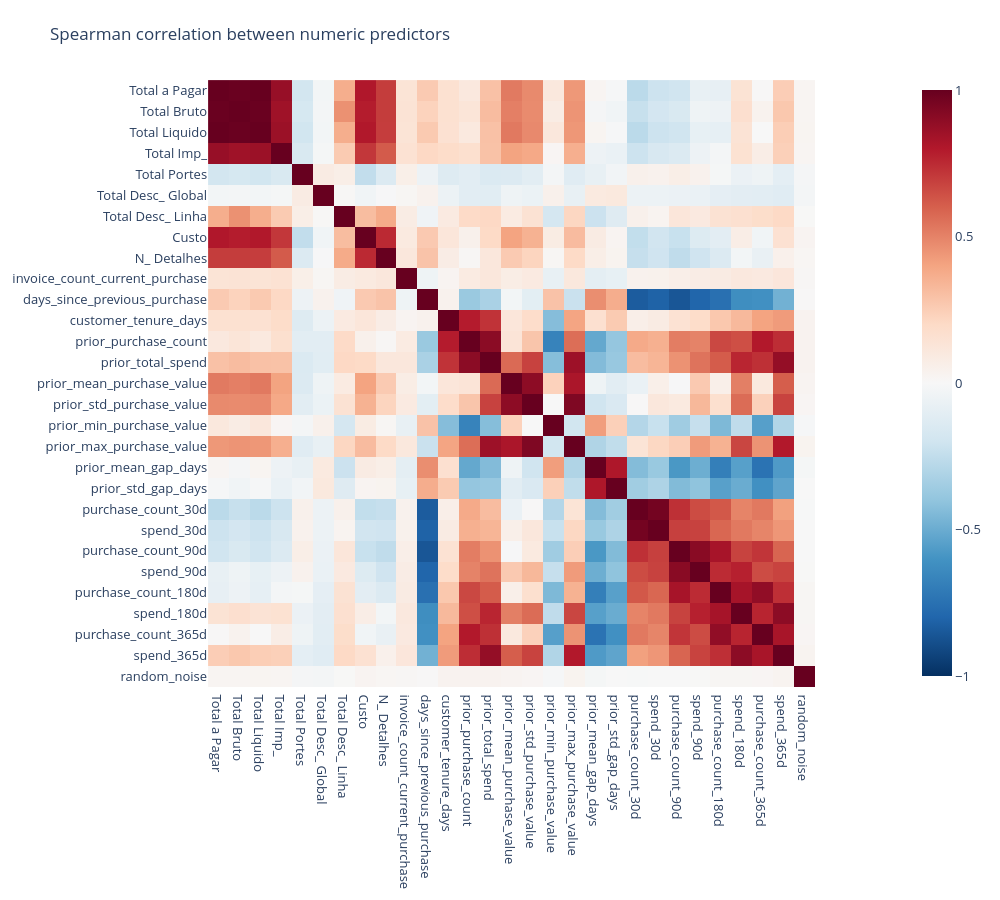

Notebook code for this chart:
### Markdown cell above
## 5. Which original numeric predictors are strongly correlated?

We use Spearman correlation to identify predictors with similar or opposite rankings. Pairs with an absolute correlation above 0.90 may contain overlapping information.

For these pairs, we compare validation performance using both predictors and using each one separately. This helps us decide whether a smaller feature set preserves performance.

### Code cell
corr_matrix = df[num_cols].corr(method="spearman")
fig = px.imshow(corr_matrix, color_continuous_scale="RdBu_r", zmin=-1, zmax=1, aspect="equal")
fig.update_layout(title="Spearman correlation between numeric predictors", height=900, width=1000)
fig.show()

pairs = corr_matrix.where(np.triu(np.ones(corr_matrix.shape, dtype=bool), k=1)).stack()
print("Pairs with |rho| > 0.9:")
print(pairs[pairs.abs() > 0.9].sort_values(ascending=False).round(3).to_string())

### Figure 1 — Plotly figure (JSON) as saved in the notebook; plotly's stock layout.template omitted (floating-point values rounded to 4 significant figures; data arrays with more than 128 entries replaced by an {"elided": "..."} marker saying what was removed)
{"data": [{"coloraxis": "coloraxis", "hovertemplate": "x: %{x}<br>y: %{y}<br>color: %{z}<extra></extra>", "name": "0", "type": "heatmap", "x": ["Total a Pagar", "Total Bruto", "Total Liquido", "Total Imp_", "Total Portes", "Total Desc_ Global", "Total Desc_ Linha", "Custo", "N_ Detalhes", "invoice_count_current_purchase", "days_since_previous_purchase", "customer_tenure_days", "prior_purchase_count", "prior_total_spend", "prior_mean_purchase_value", "prior_std_purchase_value", "prior_min_purchase_value", "prior_max_purchase_value", "prior_mean_gap_days", "prior_std_gap_days", "purchase_count_30d", "spend_30d", "purchase_count_90d", "spend_90d", "purchase_count_180d", "spend_180d", "purchase_count_365d", "spend_365d", "random_noise"], "xaxis": "x", "y": ["Total a Pagar", "Total Bruto", "Total Liquido", "Total Imp_", "Total Portes", "Total Desc_ Global", "Total Desc_ Linha", "Custo", "N_ Detalhes", "invoice_count_current_purchase", "days_since_previous_purchase", "customer_tenure_days", "prior_purchase_count", "prior_total_spend", "prior_mean_purchase_value", "prior_std_purchase_value", "prior_min_purchase_value", "prior_max_purchase_value", "prior_mean_gap_days", "prior_std_gap_days", "purchase_count_30d", "spend_30d", "purchase_count_90d", "spend_90d", "purchase_count_180d", "spend_180d", "purchase_count_365d", "spend_365d", "random_noise"], "yaxis": "y", "z": {"elided": "29x29 float values"}}], "layout": {"coloraxis": {"autocolorscale": false, "cmax": 1, "cmin": -1, "colorscale": [[0, "rgb(5,48,97)"], [0.1, "rgb(33,102,172)"], [0.2, "rgb(67,147,195)"], [0.3, "rgb(146,197,222)"], [0.4, "rgb(209,229,240)"], [0.5, "rgb(247,247,247)"], [0.6, "rgb(253,219,199)"], [0.7, "rgb(244,165,130)"], [0.8, "rgb(214,96,77)"], [0.9, "rgb(178,24,43)"], [1, "rgb(103,0,31)"]]}, "height": 900, "title": {"text": "Spearman correlation between numeric predictors"}, "width": 1000, "xaxis": {"anchor": "y", "constrain": "domain", "domain": [0, 1], "scaleanchor": "y"}, "yaxis": {"anchor": "x", "autorange": "reversed", "constrain": "domain", "domain": [0, 1]}}}
